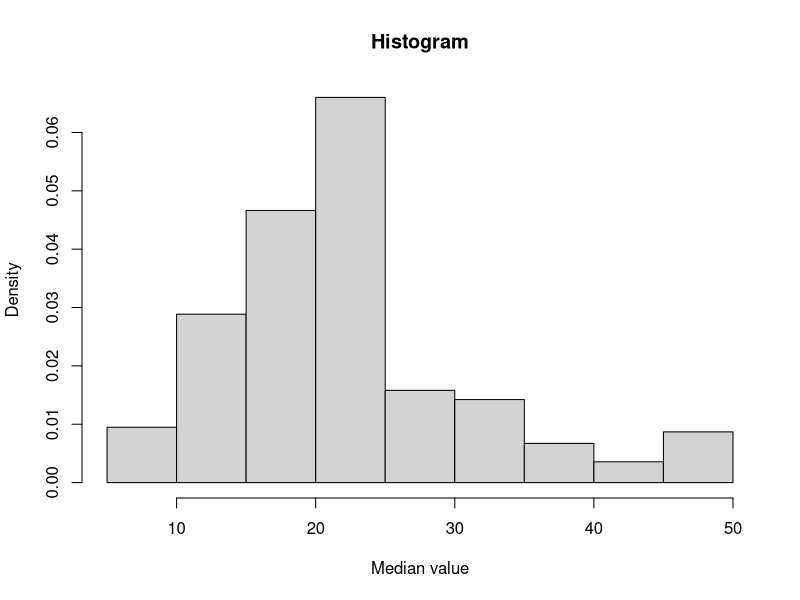
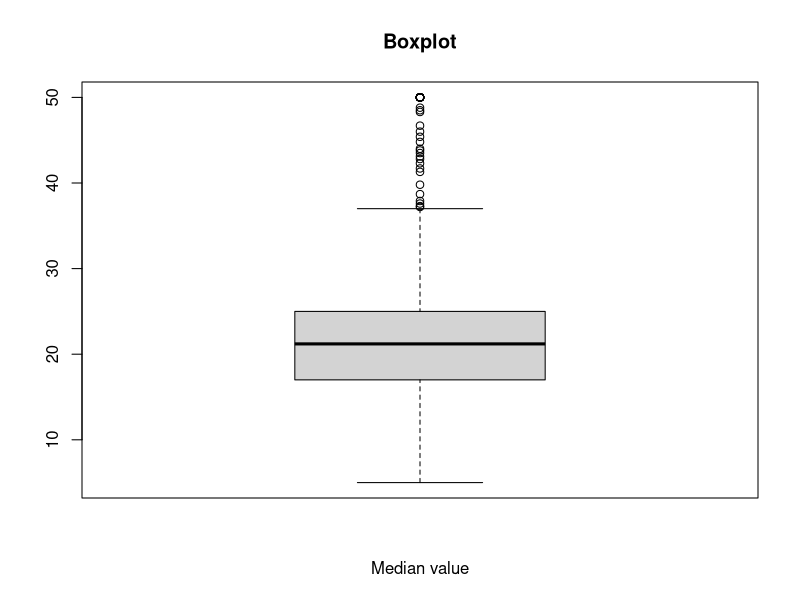
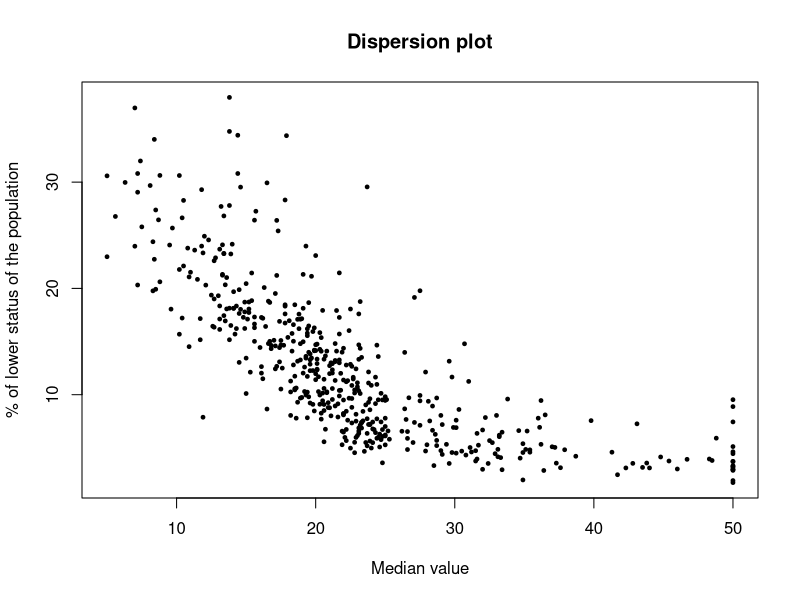
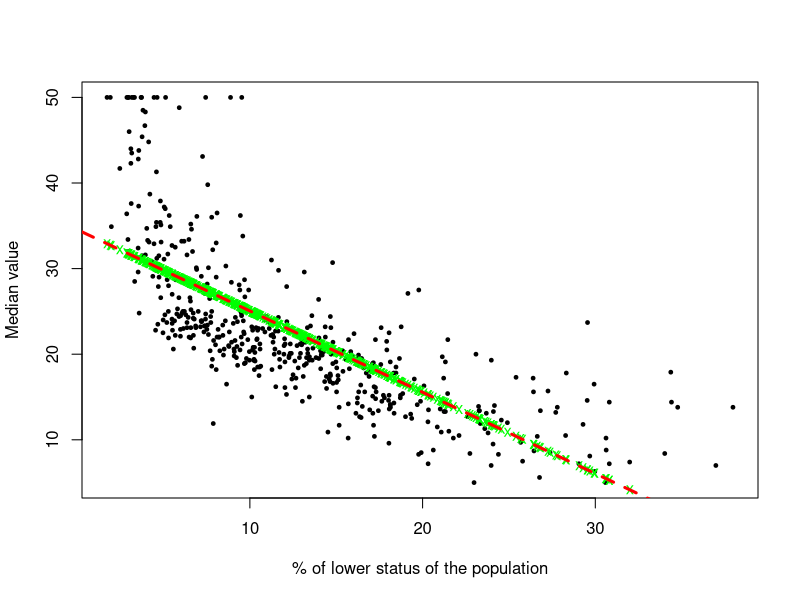
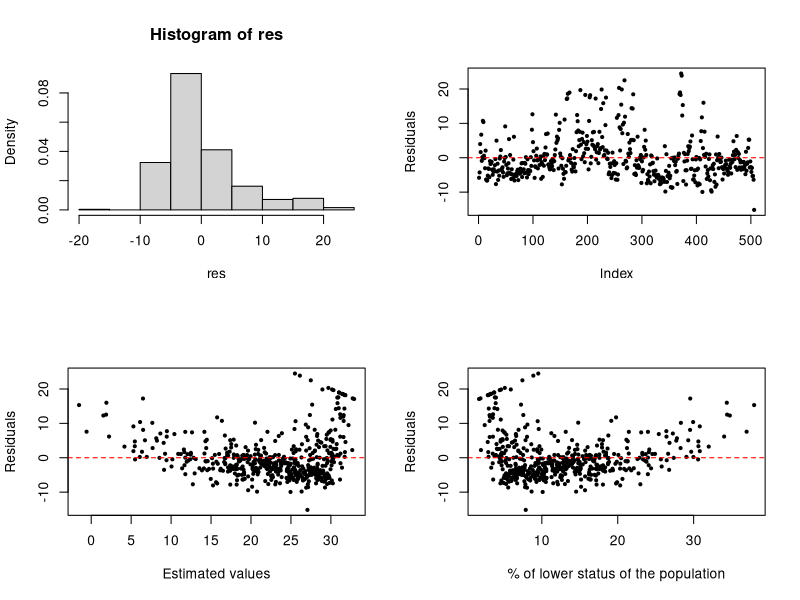
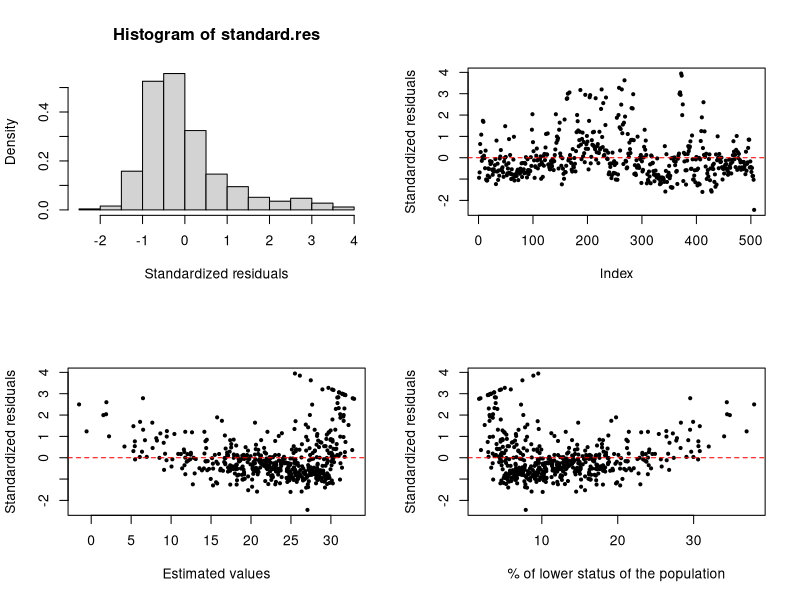
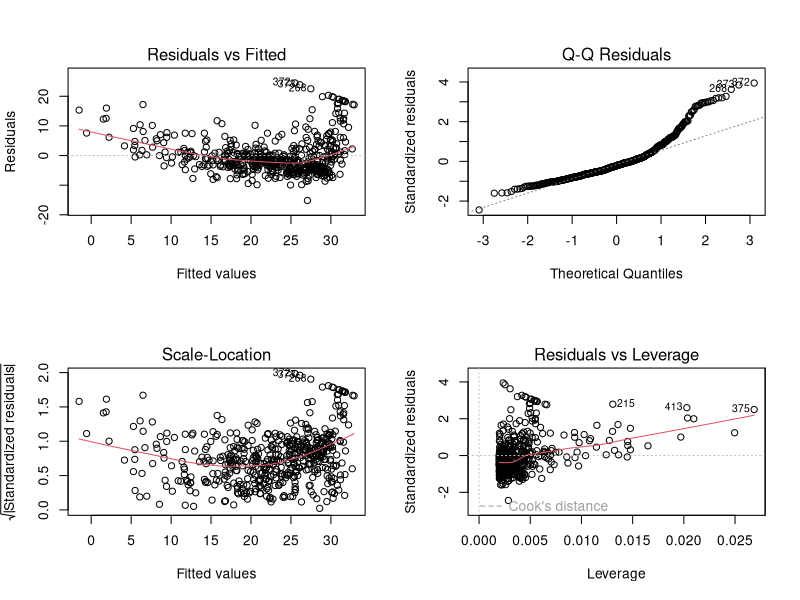
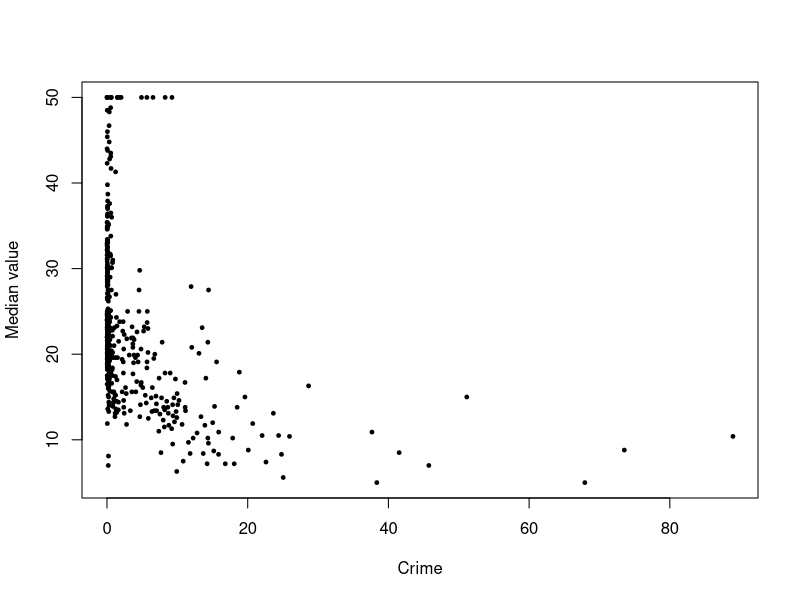

Generate these figures, in order, with R:

###################################### LAB.1 ############################################
############################ Linear regression with R ###################################

library(MASS)
data("Boston")

Boston[1:3,]
dim(Boston)

# For convenience we can assign the information about about the number of
# houses into an object n
n = nrow(Boston)

# Consider only variables
# - medve: median values of the houses (1000 $)
# - lstat: lower status of the population (percent)
#
# We want to evaluate whether and how the value medve can be predicted using lstat. Start
# with some characteristics about the value
summary(Boston$medv)

# HISTOGRAM of the distribution
##  xlab = graphical option to assign a label to the x-axis
##  main: title of the graph
hist(Boston$medv, prob=TRUE, xlab='Median value', main='Histogram')

# BOXPLOT of the distribution
boxplot(Boston$medv, xlab='Median value', main='Boxplot' )

# Graphical evaluation of the relationship between medv and lstat
# dispersion plot
## pch=19 type of point;
## cex=0.5 reducing the dimension of the points (defaulting to 1)
## ylab: analogous to xlab but relative to y-axis
plot(Boston$medv, Boston$lstat, main='Dispersion plot',
     ylab='% of lower status of the population',
     xlab='Median value', pch=19, cex=0.5)
# > The plot shows an inverse relationship between the variables.
# Correlation between the variables
cor(Boston$medv, Boston$lstat)  # = -0.7376627

# What can we conclude?
# Try to estimate a simple linear regression model
#           medv = β0 + β1*lstat + ε

# Construct it step by step:
beta1 <- cov(Boston$medv, Boston$lstat)/var(Boston$lstat)
beta1

beta0 <- mean(Boston$medv) - beta1*mean(Boston$lstat)
beta0

#### Linear Model of Boston Dataset ####

model <- lm(medv ~ lstat, data=Boston)

# The output provides an object (model) with many details.
# basic information: estimate of the coefficients
model

# Much of the information can be visualised through command summary
summary(model)

# How can we comment on the output?
# Other information in model
names(model)

# Model-based estimated median values (extracts fitted values from model)
est.values <- fitted(model)

# Observations, model-based estimated values and linear regression fit
plot(Boston$lstat, Boston$medv, pch=19, cex=0.5,
     xlab='% of lower status of the population', ylab='Median value')

# add on the estimated values
points(Boston$lstat, est.values, pch='x', col='green')
## add on the least squares regression line
## lty=2 specifies dashed line (defaulting to lty=1 solid line)
## lwd=3 specifies line width (defaulting to lwd=1)
abline(beta0, beta1, lty=2, lwd=3, col='red')

# Residuals
res <- residuals(model)

# Graphical evaluation of the residuals:
## subdivide the window into 4 parts, 2 rows and 2 columns
par(mfrow=c(2,2))

hist(res, prob=TRUE)
plot(res, pch=19, cex=0.5, ylab='Residuals')
# add on the line parallel to the x-axis
abline(h=0, lty=2, col='red')
plot(est.values, res, pch=19, cex=0.5, xlab='Estimated values',
     ylab='Residuals')
abline(h=0, lty=2, col='red')
plot(Boston$lstat, res, ylab='Residuals',
     xlab='% of lower status of the population', pch=19, cex=0.5)
abline(h=0, lty=2, col='red')

# Graphical evaluation of the standardized residuals

par(mfrow=c(2,2))
standard.res <- rstandard(model)
hist(standard.res, prob=TRUE, xlab='Standardized residuals')
plot(standard.res, pch=19, cex=0.5, ylab='Standardized residuals')
## add on the line parallel to the x-axis
abline(h=0, lty=2, col='red')
plot(est.values, standard.res, pch=19, cex=0.5,
       xlab='Estimated values', ylab='Standardized residuals')
abline(h=0, lty=2, col='red')
plot(Boston$lstat, standard.res, ylab='Standardized residuals',
       xlab='% of lower status of the population',
       pch=19, cex=0.5)
abline(h=0, lty=2, col='red')


# Graphical evaluation of the accuracy of the model provided by R
par(mfrow=c(2,2))
plot(model)
# Are there any anomalies? There are ”suspicious” values that R indicates through the corresponding row number in the dataset, but they are not anomalous on the basis of the Cook’s 
# distance (contour is zero).

# Confidence interval at level 0.95 for β1
## variance/covariance matrix associated to the parameter estimates
vcov(model)

## standard error
se <- sqrt(diag(vcov(model)))
se

## Using R functionalities
confint(model)

# Predictions on a new dataset
predict(model, newdata=data.frame(list(lstat=c(5, 10, 25))))

## Predictions with prediction interval
predict(model, newdata=data.frame(list(lstat=c(5, 10, 25))),
            interval='prediction')



#### Multiple linear regression model ####

# Consider variable crim that includes the information about per capita crime rate by town.
# Relationship between crim and medv
par(mfrow=c(1,1))
plot(Boston$crim, Boston$medv, ylab='Median value',
     xlab='Crime', pch=19, cex=0.5)

# Estimation of the model
# medv = β0 + β1lstat + β2crim + ε
model.mv <- lm(medv ~ lstat + crim, data=Boston)
summary(model.mv)
#            Estimate Std. Error t value Pr(>|t|)    
# (Intercept) 34.31921    0.57374  59.816   <2e-16 ***
#  lstat       -0.91139    0.04339 -21.004   <2e-16 ***
#  crim        -0.07045    0.03602  -1.956   0.0511 . 

# The significance of β2 is questionable.
# How do we interpret the parameter estimates? How is medv related to lstat?



#### Model with polynomials ####

# Consider the model without crim. Given the dispersion plot between medv and lstat we
# can try to insert a quadratic term, that is, we estimate model:
#                 medv = β0 + β1lstat + β2lstat2 + ε

model2 <- lm(medv ~ lstat + I(lstat^2), data=Boston)
## or model2 <- update(model, .~.+I(lstat^2))
summary(model2)

# The new covariate has an associated coefficient significantly different from 0.
# Compare the two models, with and without the quadratic term, 
# In R we can use function anova()

anova(model, model2)
# Note that in this case statistic F corresponds to the square of statistic t for the significance
# of the coefficient associated to the square of lstat in model2.

# Residuals of the updated model
par(mfrow=c(2,2))
plot(model2)
